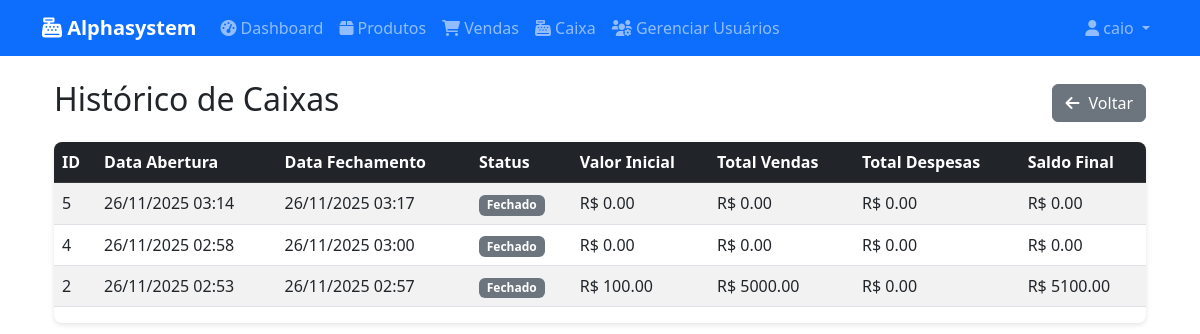
Page /cashier/history (signed in) on the committed database.
### app/models/__init__.py (models this page shows, shortened)
class User(UserMixin, db.Model):
    id = db.Column(db.Integer, primary_key=True)
    username = db.Column(db.String(150), unique=True, nullable=False)
    email = db.Column(db.String(150), unique=True, nullable=False)
    password = db.Column(db.String(150), nullable=False)
    is_admin = db.Column(db.Boolean, default=False)
    role = db.Column(db.String(50), default='user')  # 'admin', 'manager', 'user'
    license_key = db.Column(db.String(255), db.ForeignKey('license.license_key'), nullable=True)
    manager_id = db.Column(db.Integer, db.ForeignKey('user.id'), nullable=True)  # Para usuários gerenciados por um gerente
    created_at = db.Column(db.DateTime, default=datetime.utcnow)
    manager = db.relationship('User', remote_side=[id], backref='managed_users')

class Cashier(db.Model):
    id = db.Column(db.Integer, primary_key=True)
    opening_date = db.Column(db.DateTime, default=datetime.utcnow)
    closing_date = db.Column(db.DateTime, nullable=True)
    initial_amount = db.Column(db.Float, default=0.0)
    final_amount = db.Column(db.Float, nullable=True)
    total_sales = db.Column(db.Float, default=0.0)
    total_expenses = db.Column(db.Float, default=0.0)
    status = db.Column(db.String(20), default='open')  # 'open', 'closed'
    user_id = db.Column(db.Integer, db.ForeignKey('user.id'), nullable=False)
    user = db.relationship('User', backref='cashiers')

### app/routes/cashier.py (the view)
@bp.route('/cashier/history')
@license_required
def history():
    cashiers = Cashier.query.filter_by(user_id=current_user.id).order_by(Cashier.opening_date.desc()).all()
    return render_template('cashier/history.html', cashiers=cashiers)

### app/models/__init__.py (called while the page is built)
@login_manager.user_loader
def load_user(user_id):
    return User.query.get(int(user_id))

    def is_valid(self):
        return self.is_active and self.expiry_date > datetime.utcnow()

### app/templates/cashier/history.html
{% extends "base.html" %}
{% block content %}
<div class="container">
    <div class="d-flex justify-content-between align-items-center mb-3">
        <h2>Histórico de Caixas</h2>
        <a href="{{ url_for('cashier.dashboard') }}" class="btn btn-secondary">
            <i class="fas fa-arrow-left"></i> Voltar
        </a>
    </div>
    {% if cashiers %}
    <div class="table-responsive">
        <table class="table table-striped table-hover">
            <thead class="table-dark">
                <tr>
                    <th>ID</th>
                    <th>Data Abertura</th>
                    <th>Data Fechamento</th>
                    <th>Status</th>
                    <th>Valor Inicial</th>
                    <th>Total Vendas</th>
                    <th>Total Despesas</th>
                    <th>Saldo Final</th>
                </tr>
            </thead>
            <tbody>
                {% for c in cashiers %}
                <tr>
                    <td>{{ c.id }}</td>
                    <td>{{ c.opening_date.strftime('%d/%m/%Y %H:%M') }}</td>
                    <td>{{ c.closing_date.strftime('%d/%m/%Y %H:%M') if c.closing_date else '-' }}</td>
                    <td>
                        <span class="badge bg-{% if c.status == 'open' %}success{% else %}secondary{% endif %}">
                            {{ 'Aberto' if c.status == 'open' else 'Fechado' }}
                        </span>
                    </td>
                    <td>R$ {{ "%.2f"|format(c.initial_amount) }}</td>
                    <td>R$ {{ "%.2f"|format(c.total_sales) }}</td>
                    <td>R$ {{ "%.2f"|format(c.total_expenses) }}</td>
                    <td>R$ {{ "%.2f"|format(c.final_amount or 0) }}</td>
                </tr>
                {% endfor %}
            </tbody>
        </table>
    </div>
    {% else %}
    <div class="text-center">
        <p class="text-muted">Nenhum caixa registrado.</p>
    </div>
    {% endif %}
</div>
{% endblock %}

### app/templates/base.html (shortened to what this page needs)
<!DOCTYPE html>
<html lang="pt-BR">
<head>
    <link href="https://cdn.jsdelivr.net/npm/bootstrap@5.3.0/dist/css/bootstrap.min.css" rel="stylesheet">
    <link rel="stylesheet" href="https://cdnjs.cloudflare.com/ajax/libs/font-awesome/6.0.0/css/all.min.css">
    <link rel="stylesheet" href="{{ url_for('static', filename='css/style.css') }}">
</head>
<body>
    <nav class="navbar navbar-expand-lg navbar-dark bg-primary">
        <div class="container">
            <a class="navbar-brand" href="
                {% if current_user.role == 'user' and not current_user.is_admin %}
                    {{ url_for('products.list_products') }}
                {% else %}
                    {{ url_for('main.dashboard') }}
                {% endif %}">
                <i class="fas fa-cash-register"></i> Alphasystem
            </a>
            <div class="collapse navbar-collapse" id="navbarNav">
                <ul class="navbar-nav me-auto">
                    {% if current_user.is_authenticated %}
                        {% if current_user.role == 'manager' or current_user.is_admin %}
                        <li class="nav-item">
                            <a class="nav-link" href="{{ url_for('main.dashboard') }}">
                                <i class="fas fa-tachometer-alt"></i> Dashboard
                            </a>
                        </li>
                        {% endif %}
                        <li class="nav-item">
                            <a class="nav-link" href="{{ url_for('products.list_products') }}">
                                <i class="fas fa-box"></i> Produtos
                            </a>
                        </li>
                        <li class="nav-item">
                            <a class="nav-link" href="{{ url_for('sales.list_sales') }}">
                                <i class="fas fa-shopping-cart"></i> Vendas
                            </a>
                        </li>
                        <li class="nav-item">
                            <a class="nav-link" href="{{ url_for('cashier.dashboard') }}">
                                <i class="fas fa-cash-register"></i> Caixa
                            </a>
                        </li>
                        {% if current_user.role == 'manager' or current_user.is_admin %}
                            <li class="nav-item">
                                <a class="nav-link" href="{{ url_for('manager.index') }}">
                                    <i class="fas fa-users-cog"></i> Gerenciar Usuários
                                </a>
                            </li>
                        {% endif %}
                    {% endif %}
                </ul>
                <ul class="navbar-nav">
                    <li class="nav-item dropdown">
                        <a class="nav-link dropdown-toggle" href="#" id="userDropdown" role="button" data-bs-toggle="dropdown">
                            <i class="fas fa-user"></i> {{ current_user.username if current_user.is_authenticated else 'Usuário' }}
                        </a>
                    </li>
                </ul>
            </div>
        </div>
    </nav>
    <div class="container mt-4">
        {% block content %}{% endblock %}
    </div>
</body>
</html>

### app/static/css/style.css (style rules this page uses)
body { font-family: 'Segoe UI', Tahoma, Geneva, Verdana, sans-serif; }
.navbar-brand { font-weight: bold; }
.table th { border-top: none; }
.btn i { margin-right: 5px; }
.table-responsive { border-radius: 8px; overflow: hidden; box-shadow: 0 2px 5px rgba(0,0,0,.1); }

### rows in the picture
User: username "caio"
Cashier: id "5", opening_date "26/11/2025 03:14", closing_date "26/11/2025 03:17", status "Fechado", initial_amount "0.00", total_sales "0.00", total_expenses "0.00", final_amount "0.00"
Cashier: id "4", opening_date "26/11/2025 02:58", closing_date "26/11/2025 03:00", status "Fechado", initial_amount "0.00", total_sales "0.00", total_expenses "0.00", final_amount "0.00"
Cashier: id "2", opening_date "26/11/2025 02:53", closing_date "26/11/2025 02:57", status "Fechado", initial_amount "100.00", total_sales "5000.00", total_expenses "0.00", final_amount "5100.00"
